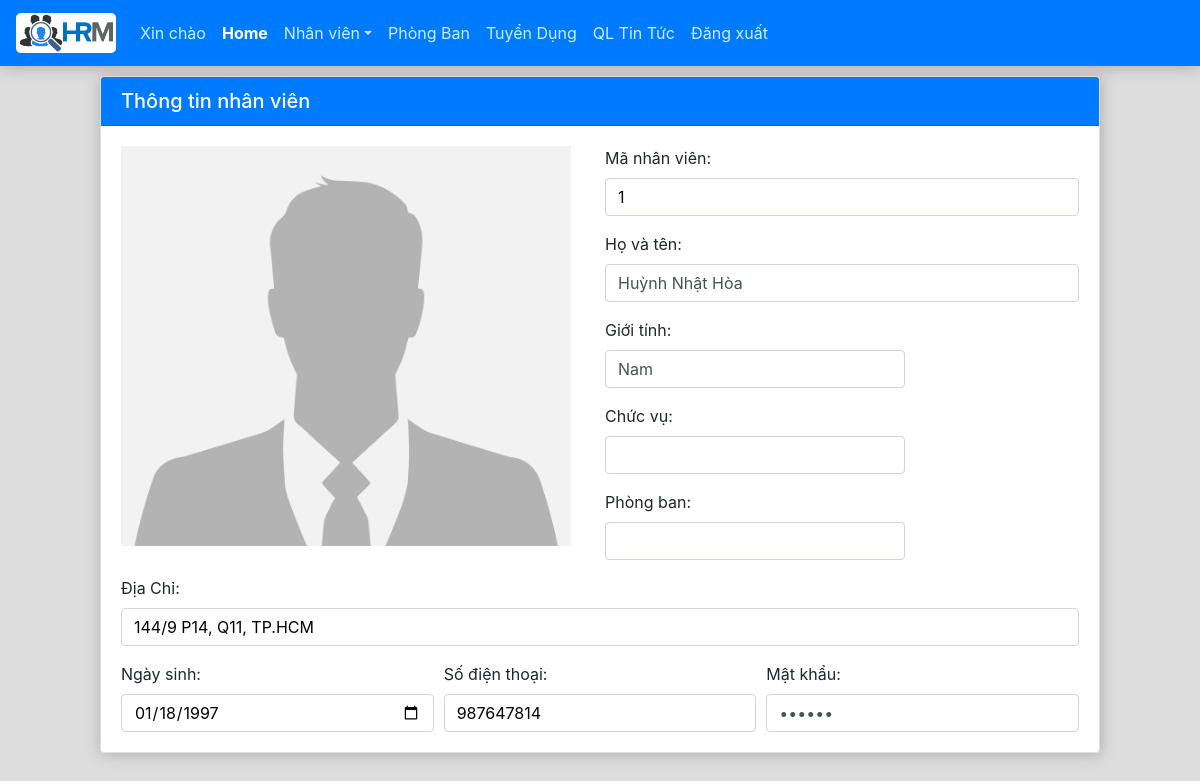
The page /view/infonhanvien.php?id=1 (signed in) on the database its author committed.
### tables this page shows
CREATE TABLE `nhanvien` (
  `manv` int(10) NOT NULL,
  `hoten` varchar(50) NOT NULL,
  `ngaysinh` date NOT NULL,
  `gioitinh` enum('m','f') NOT NULL,
  `diachi` varchar(100) NOT NULL,
  `sdt` int(11) DEFAULT NULL,
  `macv` int(10) DEFAULT NULL,
  `mapb` int(10) DEFAULT NULL,
  `thanhtich` enum('0','1','2','3') NOT NULL DEFAULT '0',
  `role` int(1) NOT NULL DEFAULT '1',
  `password` varchar(50) NOT NULL,
  `avatar` varchar(50) DEFAULT 'images/nhanvien/avatar.png'
);

### database/database.php (called while the page is built, shortened)
<?php
    class database
    {
        var $host = 'localhost';
        var $userdb = 'root';
        var $passworddb = '';
        var $database = 'hrm_web';
        var $conn = "";
        var $_sql = "";
        function __construct()
        {
            $this->conn = mysqli_connect($this->host,$this->userdb,$this->passworddb,$this->database) or die ('Cannot connect to server');
            mysqli_query($this->conn,"SET NAME 'UTF8'");
            mysqli_set_charset($this->conn,"utf8");
        }
        public function setQuery($sql)
        {
            $this->_sql = $sql;
        }
        public function loadOneRowArry()
        {
            $query = mysqli_query($this->conn,$this->_sql);
            return mysqli_fetch_row($query);
        }
    }
?>

### controller/c_nhanvien.php (called while the page is built, shortened)
<?php
    include("../model/m_nhanvien.php");
    class nhanvien_controller
    {
        public function showInfoNhanVien($manv)
        {
            $truyvan = new truyvannhanvien();
            $truyvan->selectOneNhanVien($manv);
            return $truyvan->row;
        }
    }
?>

### model/m_nhanvien.php (called while the page is built, shortened)
<?php
    include("../database/database.php");
    class truyvannhanvien extends database
    {
        public function selectOneNhanVien($manv)
        {
            $sql = "SELECT * FROM nhanvien WHERE manv = '$manv' ";
            $this->row = $this->loadOneRowArry();
        }
    }
?>

### view/infonhanvien.php (the view, shortened to what this page needs)
<?php
    $manv = $_GET['id'];
    include("../controller/c_nhanvien.php");
    $nhanvien = new nhanvien_controller();
    $row = $nhanvien->showInfoNhanVien($manv);
?>
<!DOCTYPE html>
<html lang="en">
<head>
    <link rel="stylesheet" href="fontawesome-free-5.5.0-web/css/all.css" type="text/css">
    <link rel="stylesheet" type="text/css" href="bootstrap/css/bootstrap.css">
    <link rel="stylesheet" type="text/css" href="css/home.css" />
    <link rel="stylesheet" href="css/themnhanvien.css" type="text/css">
</head>
<body>
    <?php include("navbar.php"); ?>
    <div class="container-fluid">
        <div class="row justify-content-center">
            <div class="card card-themnhanvien">
                <h5 class="card-header bg-primary">
                    Thông tin nhân viên
                </h5>
                <div class="card-body">
                    <form action="" method="POST" enctype="multipart/form-data">
                        <div class="form-row">
                            <div class="col-6">
                                <div class="avatar infoavatar" style="background-image: url(<?= $row['11'] ?>);">
                                </div>
                            </div>
                            <div class="col-6">
                                <div class="form-group">
                                    <label for="manv">Mã nhân viên: </label>
                                    <input type="text" class="form-control" name="manv" id="manv" value="<?= $row['0'] ?>">
                                </div>
                                <div class="form-group">
                                    <label for="hoten">Họ và tên: </label>
                                    <input type="text" class="form-control" name="hoten" id="hoten" value="<?= $row['1'] ?>">
                                </div>
                                <div class="form-group">
                                    <label for="gioitinh">Giới tính: </label>
                                    <input type="text" class="form-control" name="gioitinh" id="gioitinh" value="<?php
                                        if($row['3']=="m") { echo "Nam";}
                                        if($row['3']=="f") { echo "Nữ";}
                                    ?>">
                                </div>
                                <div class="form-group">
                                    <label for="chucvu">Chức vụ: </label>
                                    <input type="text" class="form-control" name="chucvu" id="chucvu" value="<?php
                                        if($row['6']==1)  {echo "Nhân viên văn phòng";}
                                        if($row['6']==2)  {echo "Nhân viên bán hàng";}
                                        if($row['6']==3)  {echo "Trưởng phòng";}
                                        if($row['6']==4)  {echo "Thư ký";}
                                        if($row['6']==5)  {echo "Phó giám đốc";}
                                        if($row['6']==6)  {echo "Giám đốc";}
                                    ?>">
                                </div>
                                <div class="form-group">
                                    <label for="phongban">Phòng ban: </label>
                                    <input type="text" class="form-control" name="phongban" id="phongban" value="<?php
                                        if($row['7']==1)  {echo "Phòng Marketing";}
                                        if($row['7']==2)  {echo "Kế toán - Tài Chính";}
                                        if($row['7']==3)  {echo "Phòng Kinh Doanh";}
                                        if($row['7']==4)  {echo "Phòng Nhân Sự";}
                                        if($row['7']==5)  {echo "Phòng Kĩ Thuật";}
                                        if($row['7']==6)  {echo "Ban Giám Đốc";}
                                     ?>">
                                </div>
                            </div>
                        </div>
                        <div class="form-group">
                            <label for="diachi">Địa Chỉ: </label>
                            <input type="text" class="form-control" name="diachi" id="diachi" placeholder="1234 Tên Đường Thành phố" value="<?= $row['4'] ?>">
                        </div>
                        <div class="form-row">
                            <div class="col-4">
                                <label for="ngaysinh">Ngày sinh: </label>
                                <input type="date" id="ngaysinh" name="ngaysinh" class="form-control" value="<?= $row['2'] ?>">
                            </div>
                            <div class="col-4">
                                <label for="sdt">Số điện thoại: </label>
                                <input type="text" name="sdt" id="sdt" class="form-control" value="<?= $row['5'] ?>">
                            </div>
                            <div class="col-4">
                                <label for="password">Mật khẩu: </label>
                                <input type="password" name="password" id="password" class="form-control" value="<?= $row['10'] ?>">
                            </div>
                        </div>
                    </form>
                </div>
            </div>
        </div>
    </div>
</body>
</html>

### view/css/home.css (style rules this page uses)
* { margin: 0; padding: 0; }
body { background-color: #dddddd; }
input { color: black; }
#carouselExampleIndicators, .card { margin: 20px 10px; box-shadow: 1px 1px 15px 0px #aaaaaa; }
.card-body .avatar { margin-bottom: 10px; }

### view/css/themnhanvien.css (style rules this page uses)
.card-themnhanvien .card-header { color: white; }
.card-themnhanvien { width: 1000px; margin: 10px auto; box-shadow: 1px 1px 15px 0px #aaaaaa; }
#chucvu, #phongban, #gioitinh { width: 300px; }
.avatar { width: 350px; height: 300px; background-image: none; background-repeat: no-repeat; background-position: center center; background-size: cover; }
.infoavatar { width: 450px; height: 400px; }
#manv, #tennv, #chucvu, #phongban, #diachi, #ngaysinh, #sdt { color: black; }

### rows shown on the page
nhanvien: avatar (placeholder picture), manv "1", hoten "Huỳnh Nhật Hòa", gioitinh "Nam", diachi "144/9 P14, Q11, TP.HCM", ngaysinh "01/18/1997", sdt "987647814"
